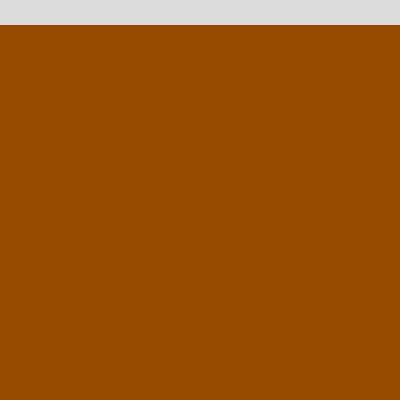
Frame 1 (no input)
Frame 60 (no input): identical to frame 1, image omitted
Frame 120 (the mouse pressed at the canvas centre since frame 60): identical to frame 1, image omitted

The p5.js sketch that drew this single still picture (run headless with seeded random() and noise() and a simulated clock; from frame 60 on, the mouse is pressed at the canvas centre):

// p5.js sketch
// ── sketch.js
let walls = [];
let w =20;
function setup() {
  createCanvas(400, 400);
  for (let y = 0; y < height; y += w) {
    for (let x = 0; x < width; x += w) {
      walls.push(new Wall(x, y, w));
    }
  }
}

function draw() {
  background(220);
  for (let wall of walls) {
    wall.Show();
  }
}

// ── Particle.js
class Particle {
  constructor(position) {
    this.acceleration = createVector(0, 0);
    this.velocity = createVector(random(-1, 1), random(-1, 0));
    this.position = position.copy();
    this.lifespan = 255;
    this.mass = 12;
  }

  run() {
    this.update();
    this.display();
  }
  addForce(force) {
    let f = p5.Vector.div(force, this.mass);
    this.acceleration.add(f);
  }
  // 위치 업데이트를 위한 메소드
  update(){
    this.velocity.add(this.acceleration);
    this.position.add(this.velocity);
    this.acceleration.set(0, 0);
    this.lifespan -= 2;
  }

  // 화면에 보이기 위한 메소드
  display() {
    stroke(200, this.lifespan);
    strokeWeight(2);
    fill(127, this.lifespan);
    ellipse(this.position.x, this.position.y, this.mass,this.mass);
  }


  // 파티클이 여전히 쓸만한가요?
  isDead(){
    return this.lifespan < 0;
  }
}


// ── ParticleSystem.js
class ParticleSystem {
  constructor(position) {
    this.origin = position.copy();
    this.particles = [];
  }

  addParticle() {
    this.particles.push(new Particle(this.origin));
  }

  run() {
    for (let i = this.particles.length - 1; i >= 0; i--) {
      let p = this.particles[i];
      p.run();
      let gravity = createVector(0, 0.8);
      p.addForce(gravity);
      if (p.isDead()) {
        this.particles.splice(i, 1);
      }
    }
  }

}


// ── Wall.js
class Wall {
   
    constructor(x, y) {
this.pos = createVector( 0+x, 50+y);
    
}

Show () {
rectMode(CENTER);
noStroke();
fill(150, 75, 0);
rect(this.pos.x, this.pos.y, 50, 50);

}




}
